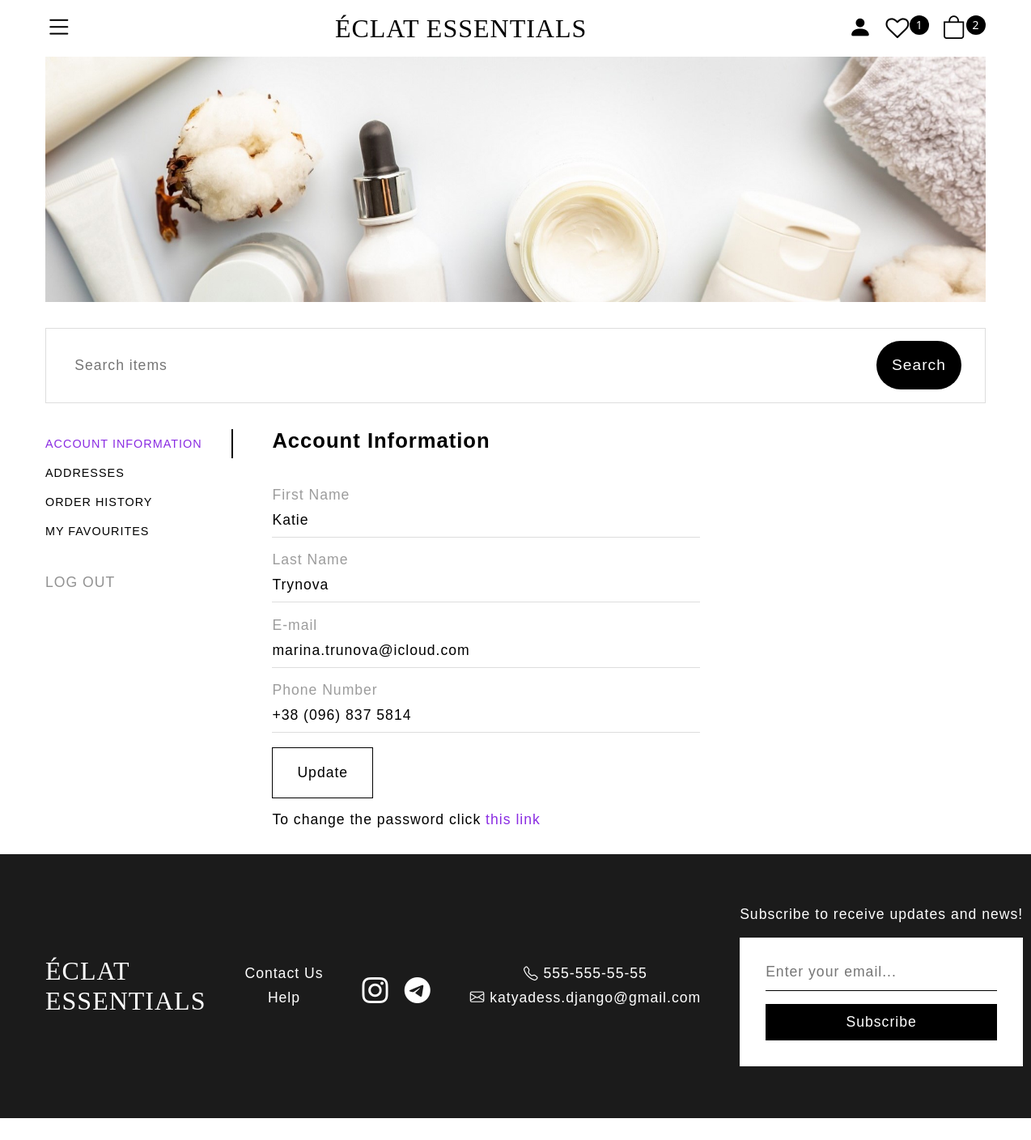
Page /account (signed in) on the committed database.
### users/models.py (models this page shows, shortened)
class CustomUser(AbstractUser):
    email = models.EmailField(unique=True, max_length=100)
    groups = models.ManyToManyField(
        Group,
        related_name='customuser_set',
        blank=True,
        help_text='The groups this user belongs to. A user will get all permissions granted to each of their groups.',
        verbose_name='groups',
    )
    user_permissions = models.ManyToManyField(
        Permission,
        related_name='customuser_permissions',
        blank=True,
        help_text='Specific permissions for this user.',
        verbose_name='user permissions',
    )
    USERNAME_FIELD = 'email'
    REQUIRED_FIELDS = []

### shop/models.py (models this page shows, shortened)
class WishList(models.Model):
    user = models.OneToOneField(settings.AUTH_USER_MODEL, on_delete=models.CASCADE)
    products = models.ManyToManyField(Product, related_name='wishlist_items', blank=True)
    class Meta:
        verbose_name_plural = 'Wishlist'

class UserData(models.Model):
    user = models.OneToOneField(settings.AUTH_USER_MODEL, on_delete=models.CASCADE)
    telephone = models.CharField(max_length=20)
    class Meta:
        verbose_name = 'UserData'
        verbose_name_plural = 'UserData'

### shop/views.py (the view, shortened to what this page needs)
# urls.py: path('account', views.account, name='account'),
@login_required
def account(request):
    user_data = get_object_or_404(UserData, user=request.user)
    addresses = Address.objects.filter(user=request.user)
    address_edit_forms = {}
    for address in addresses:
        address_edit_forms[address] = EditAddressForm(instance=address)
    print(address_edit_forms)
    categories = Category.objects.all()
    brands = Brand.objects.all()
    subscribe_form = SubscribeForm()
    edit_account_form = EditAccountForm(instance=request.user)
    edit_phone_form = EditPhoneForm(instance=user_data)
    add_address_form = AddAddressForm()
    context = {
        'categories': categories,
        'brands': brands,
        'subscribe_form': subscribe_form,
        'edit_account_form': edit_account_form,
        'edit_phone_form': edit_phone_form,
        'add_address_form': add_address_form,
        'addresses': addresses,
        'address_edit_forms': address_edit_forms,
    }
    return render(request, 'shop/account.html', context)

### shop/forms.py (shortened to what this page needs)
class SubscribeForm(forms.ModelForm):
    class Meta:
        model = Subscriber
        fields = ['email']
        widgets = {
            'email': forms.EmailInput(attrs= {
            'placeholder': 'Enter your email...',
            })
        }

class EditAccountForm(UserChangeForm):
    email = forms.EmailField(
        widget=forms.EmailInput(attrs={
            'id': 'email',
            'name': 'email',
        }),
        required=True
    )
    first_name = forms.CharField(
        widget=forms.TextInput(attrs={
            'name': 'first-name',
            'id': 'first-name'
        }),
        max_length=100,
        required=True
    )
    last_name = forms.CharField(
        widget=forms.TextInput(attrs={
            'name': 'last-name',
            'id': 'last-name'
        }),
        max_length=100,
        required=True
    )
    class Meta:
        model = User
        fields = ['first_name', 'last_name', 'email']

### shop/models.py (called while the page is built)
    def get_absolute_url(self):
        return reverse('shop:product_list_by_category',
                       args=[self.slug])

    def get_absolute_url(self):
        return reverse('shop:product_list_by_brand',
                    args=[self.slug])

    def __str__(self):
        return f"{self.first_name} {self.last_name} - {self.city}, {self.street}"

### templates/shop/account.html (shortened to what this page needs)
{% extends "shop/base.html" %}
{% block css_links %}
{% load static %}
<link rel="stylesheet" href="{% static "shop/css/account.css" %}">
{% endblock css_links %}
{% block content %}
<main class="main-menu">
    <div class="sidebar-menu">
        <p data-rel="1" class="nav-link active"><a href="#account-info">Account Information</a></p>
        <p data-rel="2" class="nav-link"><a href="#addresses">Addresses</a></p>
        <p data-rel="3" class="nav-link"><a href="#order-history">Order History</a></p>
        <p data-rel="4" class="nav-link"><a href="#favorites">My Favourites</a></p>
        <a href="{% url "shop:shop_logout" %}" class="log-out-link">Log out</a>
    </div>
    <div class="sections">
        <div id="1" class="sub-section active">
            <h2 class="section-heading">Account Information</h2>
            <form action="{% url "shop:account" %}" class="account-form" method='POST'>
                <div class="name">
                    <div class="form-group">
                        <label for="first-name">First Name</label>
                        {{edit_account_form.first_name}}
                    </div>
                    <div class="form-group">
                        <label for="last-name">Last Name</label>
                        {{edit_account_form.last_name}}
                    </div>
                </div>
                <div class="form-group">
                    <label for="email">E-mail</label>
                    {{edit_account_form.email}}
                </div>
                <div class="form-group">
                    <label for="phone">Phone Number</label>
                    {{edit_phone_form.telephone}}
                </div>
                <button class='update-button' type="submit" name='account'>Update</button>
            </form>
            <p>To change the password click <a class="password-link" href="{% url "shop:change_password" %}">this link</a></p>
        </div>
    </div>
</main>
{% endblock content %}

### templates/shop/base.html (shortened to what this page needs)
<!DOCTYPE html>
<html lang="en">
    <head>
        {% load static %}
        <link rel="stylesheet" href="{% static "shop/css/main.css" %}">
        <link rel="stylesheet" href="https://cdn.jsdelivr.net/npm/bootstrap-icons@1.11.3/font/bootstrap-icons.min.css">
        <link rel="stylesheet" href="https://cdnjs.cloudflare.com/ajax/libs/font-awesome/4.7.0/css/font-awesome.min.css">
        {% block css_links %}
        {% endblock css_links %}
    </head>
    <body>
    <header class="header">
            <div class="nav-container">
                <div class="nav-toggle" aria-label="open navigation">
                    <span class="hamburger"><i class="bi bi-list"></i></span>
                </div>
                <div class="logo"><a href="{% url 'shop:main' %}">Éclat Essentials</a></div>
                <div class="nav-items">
                    {% if user.is_authenticated %}
                        <li class="nav-item person">
                            <a href="{% url "shop:account" %}" class="nav-link"><i class="bi bi-person-fill"></i></a>
                        </li>
                        <li class="nav-item favourites">
                            <a href="{% url "shop:account" %}?show=favourites" class="nav-link position-relative"><i class="fa fa-heart-o"></i></a>
                            {% if user.wishlist.products.all|length > 0 %}
                                <span class='badge'>
                                    {{user.wishlist.products.all|length}}
                                </span>
                            {% endif %}
                        </li>
                        <li class="nav-item cart">
                            <a href="cart.html" class="nav-link position-relative"><i class="bi bi-bag"></i></a>
                            <span class='badge'>
                                2
                            </span>
                        </li>
                    {% endif %}
                </div>
            </div>
    </header>
    <img class='main-image' src="{% static "shop/images/skincare.jpg" %}">
    <section>
        <div class="search-container">
            <form action="{% url "shop:shop_search" %}" method="GET" class="form">
                <input type="text" placeholder="Search items" name="query" class="search-input">
                <div class="btn-wrapper">
                    <button type="submit" class="search-button">Search</button>
                </div>
            </form>
        </div>
    </section>
    {% block content %}
    {% endblock content %}
    <footer class="footer">
        <div class="logo"><a href="{% url "shop:main" %}">Éclat <span>Essentials</span></a></div>
        <div class="footer-sec get-in-touch">
            <div class="list-items">
                <li class="footer-list"><a href="{% url "shop:contact" %}">Contact Us</a></li>
                <li class="footer-list"><a href="{% url "shop:help" %}">Help</a></li>
            </div>
        </div>
        <div class="footer-sec socials">
            <li class="footer-list instagram"><a href="https://www.instagram.com" class="nav-link"><i class="bi bi-instagram"></i></a></li>
            <li class="footer-list telegram"><a href="https://www.telegram.com" class="nav-link"><i class="bi bi-telegram"></i></a></li>
        </div>
        <div class="footer-sec contacts">
            <div class="list-items">
                <li class="footer-list phone-number"><i class="bi bi-telephone"></i> 555-555-55-55</li>
                <li class="footer-list email"><i class="bi bi-envelope"></i> katyadess.django@gmail.com</li>
            </div>
        </div>
        {% if subscribe_form %}
        <div class="footer-sec subscribe list-items">
            <div class="subscribe-container">
                <p class="footer-list">Subscribe to receive updates and news!</p>
                <form method="POST" class="subscribe-form">
                    {{subscribe_form.email}}
                    <button type="submit" class='subscribe-button' name='subscribe'>Subscribe</button>
                </form>
            </div>
        </div>
        {% endif %}
    </footer>
</body>
</html>

### static/shop/css/account.css (style rules this page uses)
.main-menu { font-family: 'Gill Sans', 'Gill Sans MT', Calibri, 'Trebuchet MS', sans-serif; display: flex; flex-direction: column; align-items: baseline; width: 100%; padding: 0 2em; gap: 1.5em; margin-bottom: 2em; }
.sidebar-menu .nav-link a { color: black !important; }
.sidebar-menu { display: flex; flex-direction: column; width: 100%; }
.sidebar-menu p { cursor: pointer; }
.sections { flex: 1; gap: 1em; display: flex; flex-direction: column; width: 100%; }
.sub-section { width: 100%; gap: 1em; flex-direction: column; display: none; }
.sub-section.active { display: flex; }
.sidebar-menu .nav-link.active { border-right: 2px solid black; }
.sidebar-menu .nav-link.active a { color: blueviolet !important; }
.sidebar-menu .nav-link { padding: 10px 0; font-size: .6rem !important; }
.sidebar-menu .log-out-link { display: none; text-transform: uppercase; }
.section-heading { margin-bottom: 1em; font-size: .9rem !important; }
.account-form, .name { display: flex; flex-direction: column; gap: 1em; }
.form-group { display: flex; flex-direction: column; position: relative; }
.form-group label { color: #9c9c9c; }
.form-group input { border: none; padding: 10px 0; width: 60%; border-bottom: 1px solid #ddd; }
.password-link { color: blueviolet; }
.address-button, .update-button, .delete-button { width: fit-content; cursor: pointer; color: #929292; border: none; background-color: transparent; }
.address-button.save, .update-button, .address-button.delete { padding: 20px 30px; border: black 1px solid; color: black; }
.update-button { padding: 20px 30px; }
.sub-section * { font-size: .8rem !important; }
@media (min-width: 600px) { .main-menu { flex-direction: row; } }
@media (min-width: 600px) { .sidebar-menu { display: flex; flex-direction: column; width: 30%; } }
@media (min-width: 600px) { .sidebar-menu .log-out-link { display: block; margin-top: 2em; color: #929292; font-size: .9rem; } }
@media (min-width: 700px) { .form-group input { font-size: 1rem; } }
@media (min-width: 700px) { .sidebar-menu .nav-link { font-size: .9rem !important; } }
@media (min-width: 700px) { .sidebar-menu .log-out-link { font-size: 1.1rem; } }
@media (min-width: 700px) { .sub-section * { font-size: 1rem !important; } }
@media (min-width: 700px) { .section-heading { font-size: 1.4rem !important; } }
@media (min-width: 930px) { .main-menu { padding: 0 3.5em; } }
@media (min-width: 1200px) { .sidebar-menu { width: 20%; } }
@media (min-width: 1200px) { .main-menu { gap: 3em; } }
@media (min-width: 1200px) { .sub-section * { font-size: 1.1rem !important; } }
@media (min-width: 1200px) { .section-heading { font-size: 1.6rem !important; } }

### rows in the picture
CustomUser: wishlist.products.all|length "1", first_name "Katie", last_name "Trynova", email "marina.trunova@icloud.com"
UserData: telephone "+38 (096) 837 5814"
